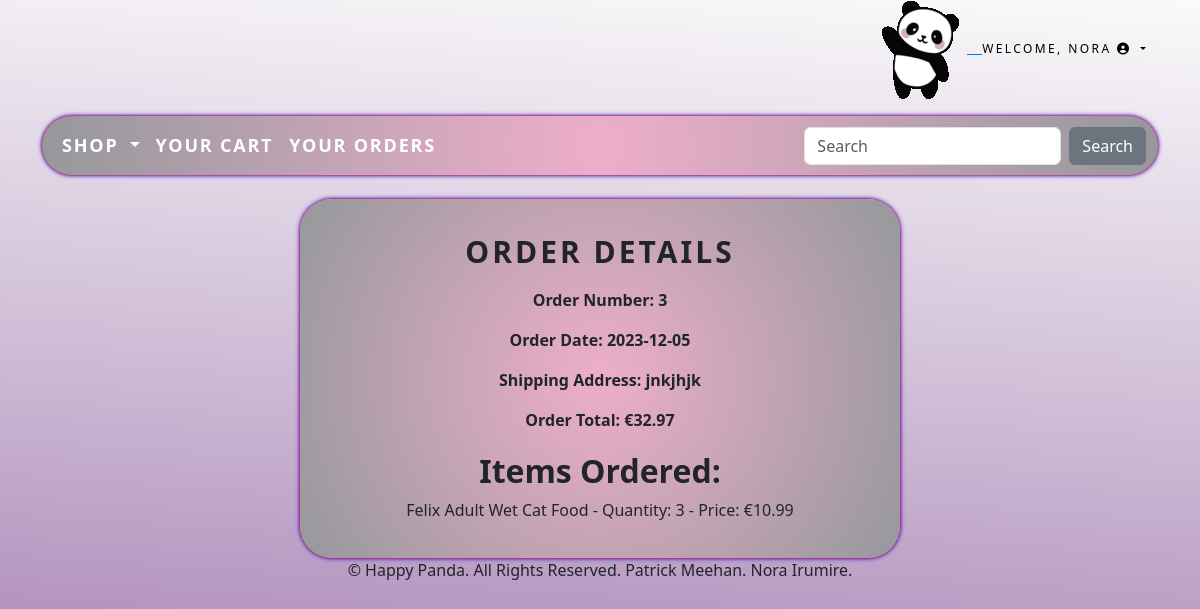
Page /cartapp/orders/3/ (signed in) on the committed database.
### accounts/models.py (models this page shows)
class CustomUser(AbstractUser):
    age = models.PositiveIntegerField(null=True, blank=True)
    f_animal = models.CharField(max_length=250, blank=True)

### cartapp/models.py (models this page shows, shortened)
class Checkout(models.Model):
    user = models.ForeignKey(settings.AUTH_USER_MODEL, on_delete=models.CASCADE)
    shipping_address = models.TextField()
    payment_method = models.CharField(max_length=50)
    order_total = models.DecimalField(max_digits=10, decimal_places=2)
    created_at = models.DateTimeField(auto_now_add=True)

class OrderItem(models.Model):
    order = models.ForeignKey(Checkout, on_delete=models.CASCADE, related_name='order_items')
    product = models.ForeignKey(Product, on_delete=models.CASCADE)
    quantity = models.PositiveIntegerField()
    price = models.DecimalField(max_digits=10, decimal_places=2)

### shop/models.py (models this page shows, shortened)
class Product(models.Model):
    id = models.UUIDField(
        primary_key=True,
        default=uuid.uuid4,
        editable=False)
    image_thumbnail = ImageSpecField(source='image',
                                     processors=[ResizeToFill(250,250)],
                                     format='JPEG',
                                     options={'quality':100})
    name = models.CharField(max_length=250, unique=True)
    description = models.TextField(blank = True)
    category = models.ForeignKey(Category, on_delete=models.CASCADE)
    price = models.DecimalField(max_digits=10, decimal_places=2)
    image = models.ImageField(upload_to = 'product', blank=True)
    stock = models.IntegerField()
    available = models.BooleanField(default=True)
    created = models.DateTimeField(auto_now_add=True, blank = True, null= True)
    updated = models.DateTimeField(auto_now=True, blank = True, null= True)
    pet = models.ForeignKey(Pet, on_delete=models.CASCADE)
    class Meta:
        ordering = ('name',)
        verbose_name = 'product'
        verbose_name_plural = 'products'

### cartapp/views.py (the view)
# urls.py: path('orders/<int:order_id>/', views.order_detail, name='order_detail'),
def order_detail(request, order_id):
    order = get_object_or_404(Checkout, id=order_id, user=request.user)
    order_items = OrderItem.objects.filter(order=order)
    return render(request, 'order_detail.html', {'order': order, 'order_items': order_items})

### accounts/templatetags/auth_extras.py (called while the page is built)
@register.filter(name='has_group')
def has_group(user, group_name):
    group = Group.objects.get(name=group_name)
    return True if group in user.groups.all() else False

### shop/context_processors.py (called while the page is built)
def menu_links(request):
    links = Category.objects.all()
    return {'links':links}

### shop/models.py (called while the page is built)
    def get_absolute_url(self):
        return reverse('shop:products_by_category', args=[self.id])

### cartapp/templates/order_detail.html
{% extends "base.html" %}
{% block content %}
<div style="max-width: 600px; margin: auto; border-radius: 2em; box-shadow: 0 0 3px #FF0000, 0 0 5px #0000FF; background: radial-gradient(circle, rgba(238, 174, 202, 1) 0%, rgba(149, 152, 156, 1) 100%); padding: 20px; text-align: center;">
    <h1 style="font-size: 30px; font-weight: bold; text-transform: uppercase; letter-spacing: .1em; padding-top: 15px; padding-bottom: 10px;">Order Details</h1>
    <p style="font-weight: bold;">Order Number: {{ order.id }}</p>
    <p style="font-weight: bold;">Order Date: {{ order.created_at|date:"Y-m-d" }}</p>
    <p style="font-weight: bold;">Shipping Address: {{ order.shipping_address }}</p>
    <p style="font-weight: bold;">Order Total: €{{ order.order_total }}</p>
    <h2 style="font-weight: bold; margin-top: 20px;">Items Ordered:</h2>
    <ul style="list-style: none; padding: 0;">
        {% for item in order_items %}
            <li style="margin-bottom: 10px;">
                {{ item.product.name }} - Quantity: {{ item.quantity }} - Price: €{{ item.price }}
            </li>
        {% endfor %}
    </ul>
</div>
{% endblock %}

### shop/templates/header.html (shortened to what this page needs)
{% load static %}
{% load bootstrap_icons %}
<header>
  <div style="text-align: center;">
    <a href="{% url 'shop:all_products' %}">
      <div class="container">
        <div class="my_custom_menu">
          <ul>
            <li>
              <img class="header_img" src="{% static 'images/panda_wave.gif' %}" alt="Happy Panda Pet Store">
            </li>
            {% if user.is_authenticated %}
            <li class="dropdown">
              <a href="#" class="welcome-menu dropdown-toggle" data-bs-toggle="dropdown" role="button" aria-haspopup="true"
                aria-expanded="false">
                Welcome, {{ user.username }} <i class="fas fa-user-circle"></i>
              </a>
            </li>
            {% endif %}
          </ul>
        </div>
      </div>
    </a>
  </div>
</header>

### static/css/custom.css (style rules this page uses)
#body-background { background-repeat: no-repeat; background: linear-gradient(184deg, rgb(250, 250, 250) 0%, rgb(160, 120, 175)100%); }
html { min-height: 100%; margin: 0; }
body { min-height: 100%; margin: 0; }
.my_custom_menu { text-align: right !important; }
.my_custom_menu ul li { list-style: none; color: #000; text-transform: uppercase; letter-spacing: 1em; font-size: 12px; display: inline; }
.my_custom_menu ul li a { text-decoration: none; color: #000; list-style: none; text-transform: uppercase; letter-spacing: .2em; font-size: 12px; }

### rows in the picture
CustomUser: username "NORA"
Checkout: id "3", created_at "2023-12-05", shipping_address "jnkjhjk", order_total "32.97"
OrderItem: product.name "Felix Adult Wet Cat Food", quantity "3", price "10.99"
